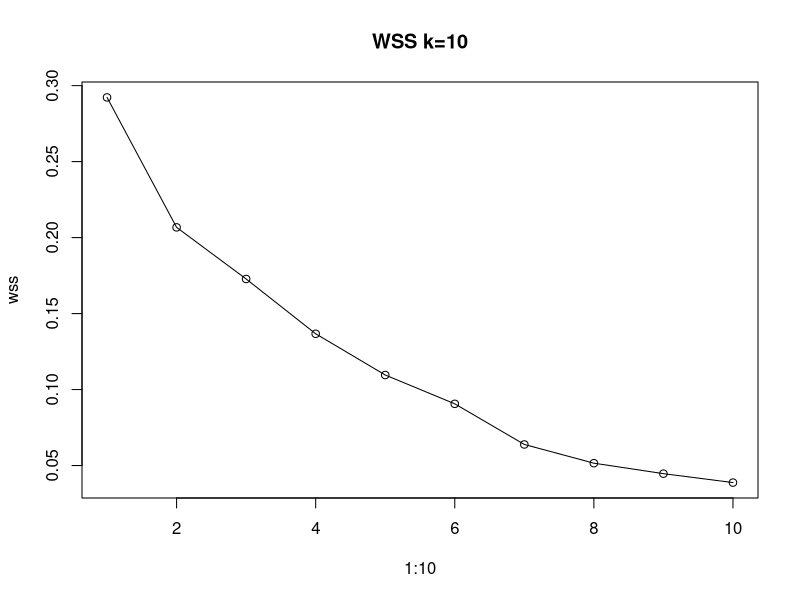
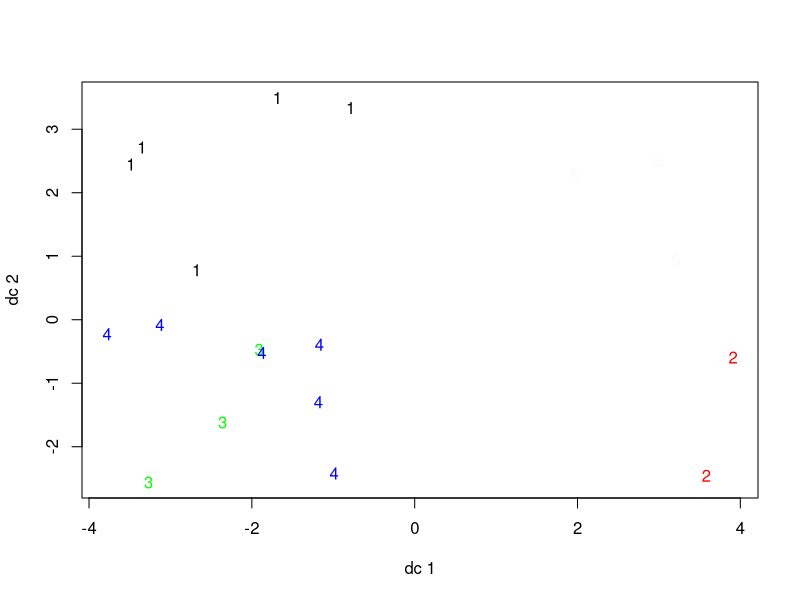

Write R code to recreate these figures, in order.
genres<- read.csv("tr_embedding.csv")
genres
library(fpc)


## optimal k
wss<- NULL
for (i in 1:10){
  fit1=kmeans(genres[,-1],centers = i)
  wss=c(wss, fit1$tot.withinss)
}

plot(1:10, wss, type = "o", main = "WSS k=10")

fit=kmeans(genres[,-1],5)
plotcluster(genres[,-1], fit$cluster)


#subsample
subsample <- list()

for(i in 1:5){
  subsample[[i]]<- genres[fit$cluster==i,]
}
subsample[[1]]
subsample[[2]]
subsample[[3]]
subsample[[4]]
subsample[[5]]
